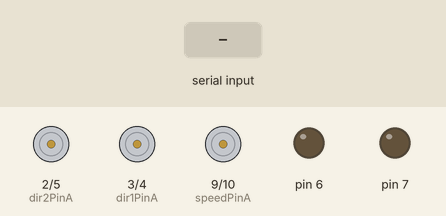
This sketch was run on a simulated Arduino Uno, built with avr-gcc and run on an emulated ATmega328P. On the bench: motor-driver pin pairs drawn as motors (green arrow = first pin HIGH = forward, orange = second pin HIGH = backward, longer = more drive), output pins drawn as LEDs (lit = HIGH). Inputs (shaded band) come from the test bench.

Above: at 1.2 s.
1.3 s: byte 1 (1) received over Serial
At 1.8 s:
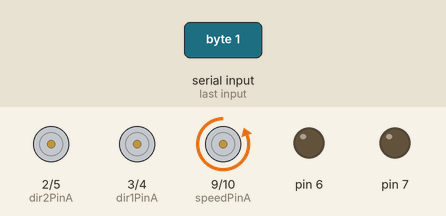
2.8 s: byte 2 (2) received over Serial
4.3 s: byte 3 (3) received over Serial
At 5.3 s:
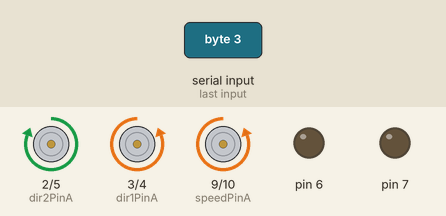
5.8 s: byte 4 (4) received over Serial
At 6.4 s:
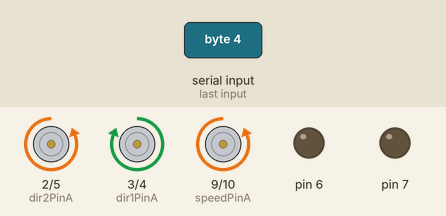
7.3 s: byte 5 (5) received over Serial
At 7.6 s:
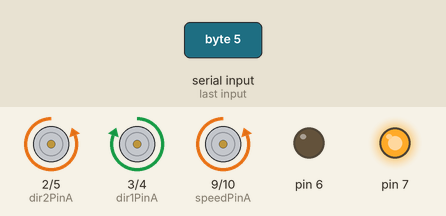
8.8 s: byte 6 (6) received over Serial
At 9.9 s:
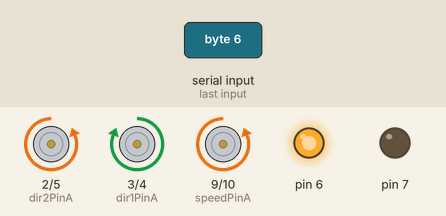
Timing chart, 0 to 11.3 s (numbered marks = the images above; inputs shaded):
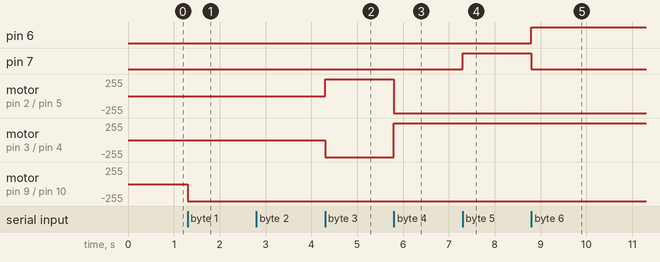

Measured:
- after the input at 1.3 s, motor on pin 9 (speedPinA) / pin 10 (speedPinB): stopped → backward 255/255 at once
- after the input at 4.3 s, motor on pin 2 (dir2PinA) / pin 5 (dir2PinB): stopped → forward 255/255 at once; motor on pin 3 (dir1PinA) / pin 4 (dir1PinB): stopped → backward 255/255 at once
- after the input at 5.8 s, motor on pin 2 (dir2PinA) / pin 5 (dir2PinB): forward 255/255 → backward 255/255 at once; motor on pin 3 (dir1PinA) / pin 4 (dir1PinB): backward 255/255 → forward 255/255 at once
- after the input at 7.3 s, pin 7: LOW → HIGH at once
- after the input at 8.8 s, pin 6: LOW → HIGH at once; pin 7: HIGH → LOW at once

The sketch:

ConstructionVehicle.ino
```cpp
// Motor 1
int dir1PinA = 3;
int dir2PinA = 2;
int speedPinA = 9;
// Motor 2
int dir1PinB = 4;
int dir2PinB = 5;
int speedPinB = 10;
byte value;
void setup() { // Setup runs once per reset
    // initialize serial communication @ 9600 baud:
    Serial.begin(9600);
    //Setup
    pinMode(dir1PinA, OUTPUT);
    pinMode(dir2PinA, OUTPUT);
    pinMode(speedPinA, OUTPUT);
    pinMode(dir1PinB, OUTPUT);
    pinMode(dir2PinB, OUTPUT);
    pinMode(6, OUTPUT);
    pinMode(7, OUTPUT);
    pinMode(speedPinB, OUTPUT);
}
void Forward() {
    analogWrite(speedPinB, 255);
    digitalWrite(dir1PinA, HIGH);
    digitalWrite(dir2PinA, LOW);
    digitalWrite(dir2PinB, LOW);
    digitalWrite(dir1PinB, HIGH);
    digitalWrite(6, LOW);
    digitalWrite(7, LOW);
}
void Backward() {
    analogWrite(speedPinB, 255);
    digitalWrite(dir1PinA, LOW);
    digitalWrite(dir2PinA, HIGH);
    digitalWrite(dir2PinB, HIGH);
    digitalWrite(dir1PinB, LOW);
    digitalWrite(6, LOW);
    digitalWrite(7, LOW);
}
void TurnLeft() {
    analogWrite(speedPinB, 255);
    digitalWrite(dir1PinA, LOW);
    digitalWrite(dir2PinA, HIGH);
    digitalWrite(dir2PinB, LOW);
    digitalWrite(dir1PinB, HIGH);
    digitalWrite(6, LOW);
    digitalWrite(7, LOW);
}
void TurnRight() {
    analogWrite(speedPinB, 255);
    digitalWrite(dir1PinA, HIGH);
    digitalWrite(dir2PinA, LOW);
    digitalWrite(dir2PinB, HIGH);
    digitalWrite(dir1PinB, LOW);
    digitalWrite(6, LOW);
    digitalWrite(7, LOW);
}
void LiftUp() {
    analogWrite(speedPinB, 255);
    digitalWrite(6, LOW);
    digitalWrite(7, HIGH);
}
void LiftDown() {
    analogWrite(speedPinB, 255);
    digitalWrite(6, HIGH);
    digitalWrite(7, LOW);
}
void Stop() {
    digitalWrite(dir1PinA, LOW);
    digitalWrite(dir2PinA, LOW);
    digitalWrite(dir2PinB, LOW);
    digitalWrite(dir1PinB, LOW);
    digitalWrite(6, LOW);
    digitalWrite(7, LOW);
}
void loop() {
  if ( Serial.available() > 0 )
  {
      value = Serial.read();
  }

    if (value == 1) {
        Forward();
    }

    if (value == 2) {
        Backward();
    }

    if (value == 3) {
        TurnLeft();
    }

    if (value == 4) {
        TurnRight();
    }

    if (value == 5) {
        LiftUp();
    }

    if (value == 6) {
        LiftDown();
    }

    if (value == 0) {
        Stop();
    }
}
```
